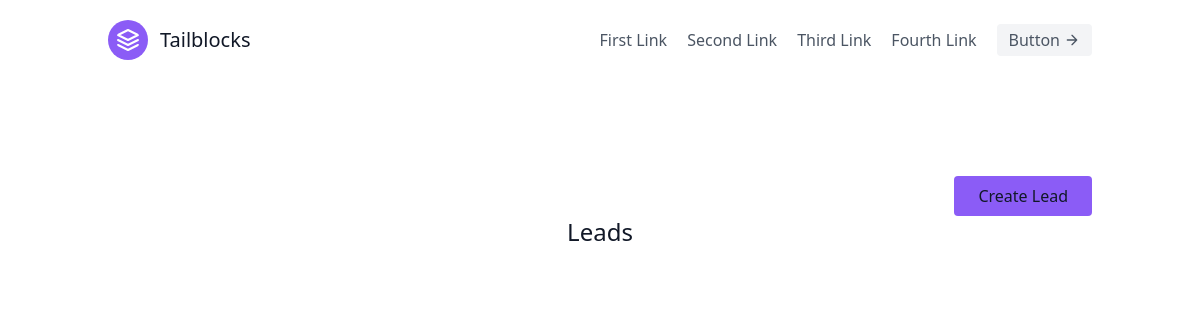
Page /leads/ on the earlier database version.
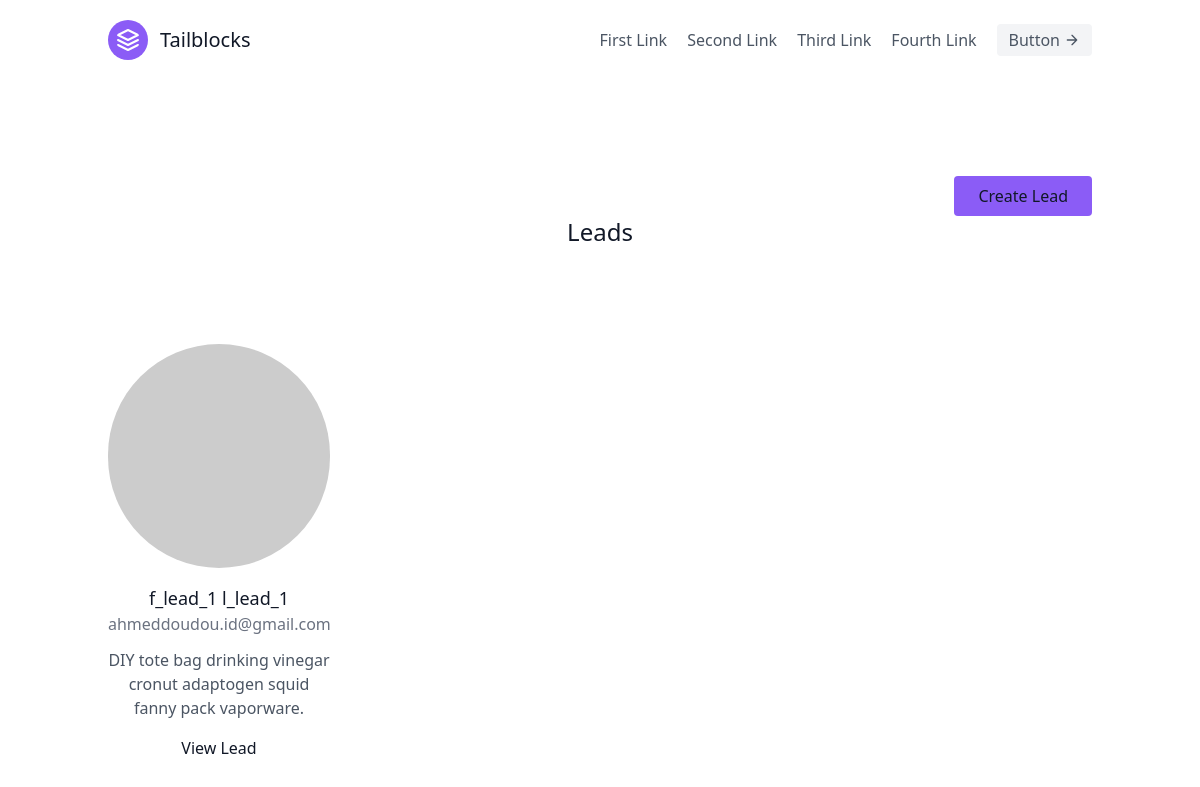
Same page on the later database version.
### leads/models.py (models this page shows, shortened)
class Lead(models.Model):
    first_name = models.CharField( max_length=50)
    last_name  = models.CharField( max_length=50)
    age        = models.IntegerField(default=0)
    agent      = models.ForeignKey("Agent", on_delete=models.CASCADE)

class Agent(models.Model):
    user = models.OneToOneField(User, on_delete=models.CASCADE)
    def __str__(self):
        return self.user.email

class User(AbstractUser):
    pass

### leads/views.py (the view)
# urls.py: path('',LeadListView.as_view(), name='home'),
class LeadListView(ListView):
    template_name = "Lead/index.html"
    queryset = Lead.objects.all()
    context_object_name = "leads"

### leads/templates/Lead/index.html
 {% extends 'base.html' %} {% block content %}
<section class="text-gray-600 body-font">
    <div class="container px-5 py-24 mx-auto">
        <div class="flex flex-col text-center w-full mb-20">
            <button type="submit" class="flex ml-auto text-white bg-purple-500 border-0 py-2 px-6 focus:outline-none hover:bg-purple-600 rounded"><a href="{% url 'leads:create-lead' %}" class="text-gray-900 hover:bg-purple-600 text-white-500 ">
                Create Lead
              </a></button>
            <h1 class="text-2xl font-medium title-font mb-4 text-gray-900">Leads</h1>
        </div>
        <div class="flex flex-wrap -m-4">
            {% for Lead in leads %}
            <div class="p-4 lg:w-1/4 md:w-1/2">
                <div class="h-full flex flex-col items-center text-center">
                    <img alt="team" class="flex-shrink-0 rounded-full h-56 object-cover object-center mb-4" src="https://dummyimage.com/200x200">
                    <div class="w-full">
                        <h2 class="title-font font-medium text-lg text-gray-900">{{Lead.first_name}} {{Lead.last_name}}</h2>
                        <h3 class="text-gray-500 mb-3"> {{Lead.agent}} </h3>
                        <p class="mb-4">DIY tote bag drinking vinegar cronut adaptogen squid fanny pack vaporware.</p>
                        <span class="inline-flex">
                    <a href="{% url 'leads:detail-lead' Lead.id %}" class="text-gray-900 hover:bg-purple-600 text-white-500 ">
                      View Lead
                    </a>
                  </span>
                    </div>
                </div>
            </div>
            {% endfor %}
        </div>
</section>
{% endblock content %}

Differences in the rows shown:
added Lead: first_name "f_lead_1", last_name "l_lead_1", agent "ahmeddoudou.id@gmail.com"
